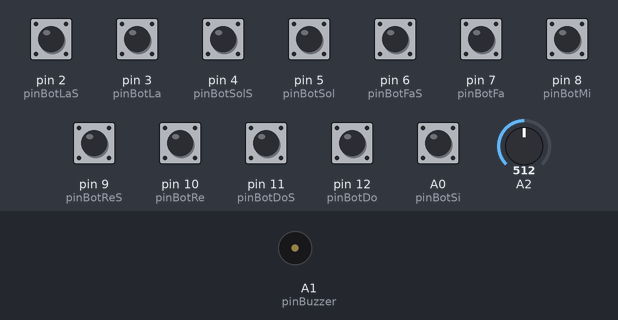
Recording of a sketch running on a simulated Arduino Uno, built with avr-gcc and run on an emulated ATmega328P. On the bench: buzzer (waves = sounding). The inputs (shaded band) are chosen by the test bench; at power-on: A0 (pinBotSi), pin 2 (pinBotLaS), pin 3 (pinBotLa), pin 4 (pinBotSolS), pin 5 (pinBotSol), pin 6 (pinBotFaS), pin 7 (pinBotFa), pin 8 (pinBotMi), pin 9 (pinBotReS), pin 10 (pinBotRe), pin 11 (pinBotDoS), pin 12 (pinBotDo) HIGH, A2 = 512.

Above: at 1.2 s.
1.3 s: pin 2 (pinBotLaS) pulled LOW for 0.15 s
At 1.48 s:
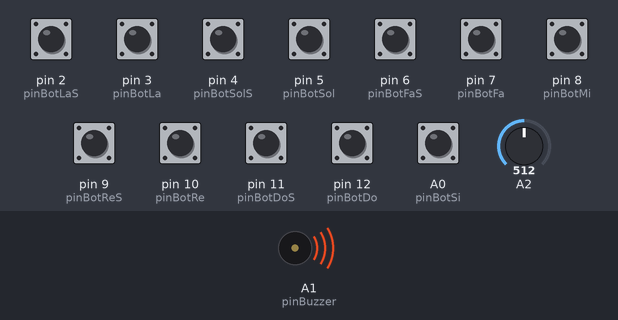
Timing chart, 0 to 4.3 s (numbered marks = the images above; inputs shaded):
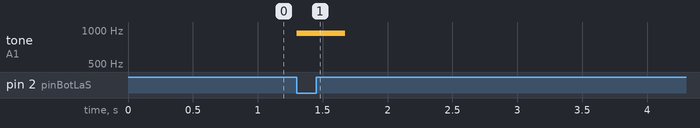

The sketch:

PianoOmega1.ino
```cpp
int Do = 264*2;
int DoS = 280*2;
int Re = 297*2;
int ReS = 314*2;
int Mi = 330*2;
int Fa = 352*2;
int FaS = 373*2;
int Sol = 395*2;
int SolS = 419*2;
int La = 444*2;
int LaS = 470*2;
int Si = 498*2;

int pinBotDo = 12;
int pinBotDoS = 11;
int pinBotRe = 10;
int pinBotReS = 9;
int pinBotMi = 8;
int pinBotFa = 7;
int pinBotFaS = 6;
int pinBotSol = 5;
int pinBotSolS = 4;
int pinBotLa = 3;
int pinBotLaS = 2;
int pinBotSi = A0;

int pinBuzzer = A1;


void setup() {

  pinMode(pinBotDo,INPUT_PULLUP);
  pinMode(pinBotDoS,INPUT_PULLUP);
  pinMode(pinBotRe,INPUT_PULLUP);
  pinMode(pinBotReS,INPUT_PULLUP);
  pinMode(pinBotMi,INPUT_PULLUP);
  pinMode(pinBotFa,INPUT_PULLUP);
  pinMode(pinBotFaS,INPUT_PULLUP);
  pinMode(pinBotSol,INPUT_PULLUP);
  pinMode(pinBotSolS,INPUT_PULLUP);
  pinMode(pinBotLa,INPUT_PULLUP);
  pinMode(pinBotLaS,INPUT_PULLUP);
  pinMode(pinBotSi,INPUT_PULLUP);

  pinMode(pinBuzzer,OUTPUT);

}

void loop() {

  int duracao = map(analogRead(A2),0,1023,0,500);

  if( digitalRead(pinBotDo) == 0){
      tone(A1,Do,duracao);
    }
    if( digitalRead(pinBotDoS) == 0){
      tone(A1,DoS,duracao);
    }
    if( digitalRead(pinBotRe) == 0){
      tone(A1,Re,duracao);
    }
    if( digitalRead(pinBotReS) == 0){
      tone(A1,ReS,duracao);
    }
    if( digitalRead(pinBotMi) == 0){
      tone(A1,Mi,duracao);
    }
    if( digitalRead(pinBotFa) == 0){
      tone(A1,Fa,duracao);
    }
    if( digitalRead(pinBotFaS) == 0){
      tone(A1,FaS,duracao);
    }
    if( digitalRead(pinBotSol) == 0){
      tone(A1,Sol,duracao);
    }
    if( digitalRead(pinBotSolS) == 0){
      tone(A1,SolS,duracao);
    }
    if( digitalRead(pinBotLa) == 0){
      tone(A1,La,duracao);
    }
    if( digitalRead(pinBotLaS) == 0){
      tone(A1,LaS,duracao);
    }
    if( digitalRead(pinBotSi) == 0){
      tone(A1,Si,duracao);
    }


}
```

Measured:
- after the input at 1.3 s, tone on A1 (pinBuzzer): silent → 940 Hz at once, → silent 0.38 s later
